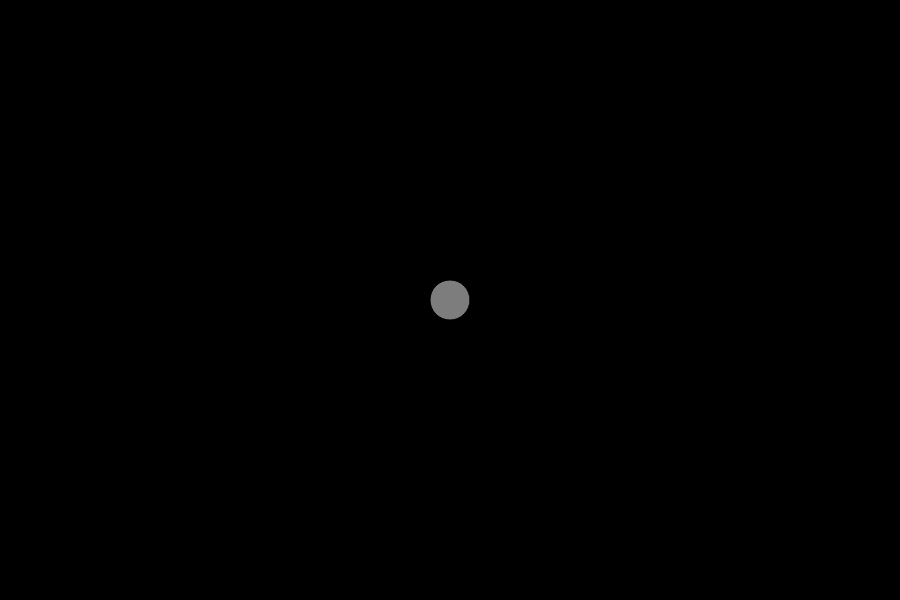
Frame 1 (no input)
Frame 60 (no input): blank canvas, image omitted
Frame 120 (the mouse pressed at the canvas centre since frame 60): blank canvas, image omitted

The p5.js sketch that drew this single still picture (run headless with seeded random() and noise() and a simulated clock; from frame 60 on, the mouse is pressed at the canvas centre):

// p5.js sketch
// ── sketch.js
var dot = [];

function setup() {
    createCanvas(900, 600);
    dot.push(new Dot());
}

function draw() {
    background(0);
    for (var i = 0; i < dot.length; i++) {
        dot[i].run();
    }
}

function keyTyped () {
    if (key == ' ') {
        dot.push(new Dot());
    }
}

function Dot() {
    let xVel = mouseX - width/2;
    xVel = map(xVel, -width/2, width/2, -10, 10);
    let yVel = mouseY - height/2;
    yVel = map(yVel, -height/2, height/2, -10, 10);
    this.velocity = createVector(xVel, yVel);
    this.loc = createVector(width/2, height/2);
    this.acceleration = createVector(0, 0.2);
    this.diam = 40;

    this.run = function() {
        this.draw();
        this.move();
        if (this.loc.y > height) {
            dot.splice(dot.indexOf(this), 1);
        }
    }

    this.draw = function() {
        fill(125);
        ellipse(this.loc.x, this.loc.y, this.diam, this.diam);
    }

    this.move = function() {
        this.velocity.add(this.acceleration);
        this.loc.add(this.velocity);
    }
}
